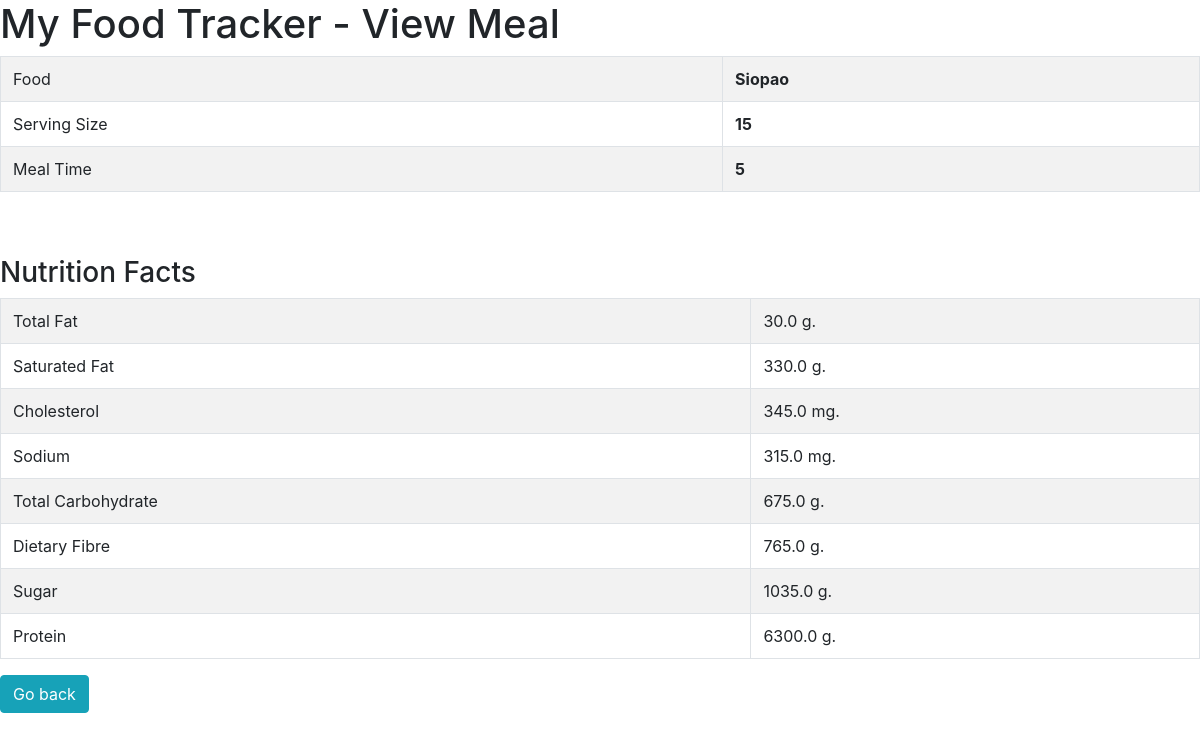
/view_meal/4, run on the app's committed database.
### food/models.py (models this page shows, shortened)
class Meal(models.Model):
	BREAKFAST = 1
	MORNING_SNACK = 2
	LUNCH = 3
	AFTERNOON_SNACK = 4
	DINNER = 5
	EVENING_SNACK = 6
	MEAL_TIME_TYPES = (
		(BREAKFAST, "Breakfast"),
		(MORNING_SNACK, "Morning Snack"),
		(LUNCH, "Lunch"),
		(AFTERNOON_SNACK, "Afternoon Snack"),
		(DINNER, "Dinner"),
		(EVENING_SNACK, "Evening Snack")
	)
	food = models.ForeignKey(Food, verbose_name="Food" , on_delete = models.CASCADE)
	serving_size = models.IntegerField(verbose_name="Serving Size")
	meal_time = models.IntegerField(verbose_name="Meal Time", choices=MEAL_TIME_TYPES)
	def get_total_totalfat(self):
		return self.serving_size * self.food.total_fat
	def get_total_satfat(self):
		return self.serving_size * self.food.saturated_fat
	def get_total_cholesterol(self):
		return self.serving_size * self.food.cholesterol
	def get_total_sodium(self):
		return self.serving_size * self.food.sodium
	def get_total_carbs(self):
		return self.serving_size * self.food.total_carbohydrate
	def get_total_fibre(self):
		return self.serving_size * self.food.dietary_fibre
	def get_total_sugar(self):
		return self.serving_size * self.food.sugar
	def get_total_protein(self):
		return self.serving_size * self.food.protein

class Food(models.Model):
	name = models.CharField(verbose_name = "Food Name", max_length = 200)
	calories = models.FloatField(verbose_name = "Calories (kcal)")
	total_fat = models.FloatField(verbose_name = "Total Fat (g)")
	saturated_fat = models.FloatField(verbose_name = "Saturated Fat (g)")
	cholesterol = models.FloatField(verbose_name = "Cholesterol (mg)")
	sodium = models.FloatField(verbose_name = "Sodium (mg)")
	total_carbohydrate = models.FloatField(verbose_name = "Total Carbohydrate (g)")
	dietary_fibre = models.FloatField(verbose_name = "Dietary Fibre (g)")
	sugar = models.FloatField(verbose_name = "Sugar (g)")
	protein = models.FloatField(verbose_name = "Protein (g)")
	def __str__(self):
		return "%s" % self.name

### food/views.py (the view)
# urls.py: url(r'^view_meal/(?P<meal_id>\d+)$', view_meal, name = 'view_meal'),
def view_meal(request, meal_id):
	template = "view_meal.html"
	meals = Meal.objects.get(id = int(meal_id))
	foods = Food.objects.get(id = int(meal_id))
	context = {
		'meals': meals,
		'foods': foods,
	}
	return render(request, template, context)

### templates/view_meal.html (shortened to what this page needs)
<html>
	<head>
		<link rel="stylesheet" href="https://stackpath.bootstrapcdn.com/bootstrap/4.1.1/css/bootstrap.min.css">
	</head>
	<body>
		<h1>My Food Tracker - View Meal</h1>
			<table class="table table-striped table-bordered">
				<tr>
					<td>Food</td>
					<td><b>{{ meals.food }}</b></td>
				</tr>
				<tr>
					<td>Serving Size</td>
					<td><b>{{ meals.serving_size }}</b></td>
				</tr>
				<tr>
					<td>Meal Time</td>
					<td><b>{{ meals.meal_time }}</b></td>
				</tr>
			</table>
<br><br>
<h3>Nutrition Facts</h3>
			<table class="table table-striped table-bordered">
				<tr>
					<td>Total Fat</td>
					<td>{{ meals.get_total_totalfat }} g.</td>
				</tr>
				<tr>
					<td>Saturated Fat</td>
					<td>{{ meals.get_total_satfat }} g.</td>
				</tr>
				<tr>
					<td>Cholesterol</td>
					<td>{{ meals.get_total_cholesterol }} mg.</td>
				</tr>
				<tr>
					<td>Sodium</td>
					<td>{{ meals.get_total_sodium }} mg.</td>
				</tr>
				<tr>
					<td>Total Carbohydrate</td>
					<td>{{ meals.get_total_carbs }} g.</td>
				</tr>
				<tr>
					<td>Dietary Fibre</td>
					<td>{{ meals.get_total_fibre }} g.</td>
				</tr>
				<tr>
					<td>Sugar</td>
					<td>{{ meals.get_total_sugar }} g.</td>
				</tr>
				<tr>
					<td>Protein</td>
					<td>{{ meals.get_total_protein }} g.</td>
				</tr>
			</table>
			<a class="btn btn-info" href="{% url 'food:index' %}">Go back</a>
	</body>
</html>

### data on the page
Meal: food "Siopao", serving_size "15", meal_time "5", get_total_totalfat "30.0", get_total_satfat "330.0", get_total_cholesterol "345.0", get_total_sodium "315.0", get_total_carbs "675.0", get_total_fibre "765.0", get_total_sugar "1035.0", get_total_protein "6300.0"
